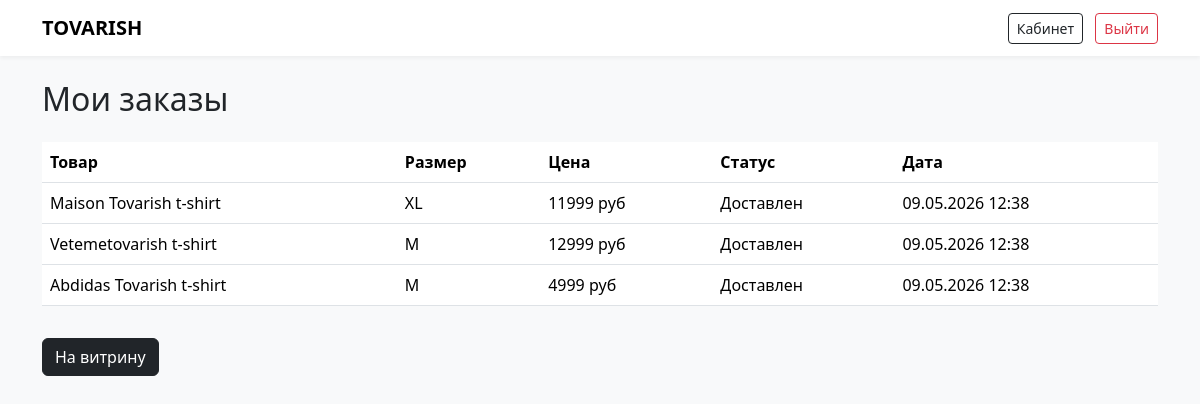
/orders (signed in), run on the app's committed database.
### models.py (models this page shows)
class Order(Base):
    __tablename__ = "orders"
    id = Column(Integer, primary_key=True)
    user_id = Column(Integer, ForeignKey("users.id"), nullable=False)
    product_id = Column(Integer, ForeignKey("products.id"), nullable=False)
    product_name = Column(String(100), nullable=False)
    price = Column(Integer, nullable=False)
    size = Column(String(5), default="M")
    status = Column(String(20), default="В пути")
    created_at = Column(DateTime, default=datetime.utcnow)

### app.py (the view)
@app.route("/orders")
def orders():
    if "user_id" not in session:
        return redirect(url_for("login"))
    user_orders = db.query(Order).filter(Order.user_id == session["user_id"], Order.status != "В корзине").order_by(
        Order.created_at.desc()).all()
    return render_template("orders.html", orders=user_orders)

### templates/orders.html (shortened to what this page needs)
{% extends "base.html" %}
{% block content %}
<h2 class="mb-4">Мои заказы</h2>
{% if orders %}
    <div class="table-responsive">
        <table class="table">
            <thead>
                <tr>
                    <th>Товар</th>
                    <th>Размер</th>
                    <th>Цена</th>
                    <th>Статус</th>
                    <th>Дата</th>
                </tr>
            </thead>
            <tbody>
                {% for order in orders %}
                <tr>
                    <td>{{ order.product_name }}</td>
                    <td>{{ order.size }}</td>
                    <td>{{ order.price }} руб</td>
                    <td>{{ order.status }}</td>
                    <td>{{ order.created_at.strftime("%d.%m.%Y %H:%M") }}</td>
                </tr>
                {% endfor %}
            </tbody>
        </table>
    </div>
{% else %}
    <p>У вас пока нет заказов</p>
{% endif %}
<a href="/offers" class="btn btn-dark mt-3">На витрину</a>
{% endblock %}

### templates/base.html (style rules this page uses)
body { background: #f8f9fa; }

### data on the page
Order: product_name "Maison Tovarish t-shirt", size "XL", price "11999", status "Доставлен", created_at "09.05.2026 12:38"
Order: product_name "Vetemetovarish t-shirt", size "M", price "12999", status "Доставлен", created_at "09.05.2026 12:38"
Order: product_name "Abdidas Tovarish t-shirt", size "M", price "4999", status "Доставлен", created_at "09.05.2026 12:38"
